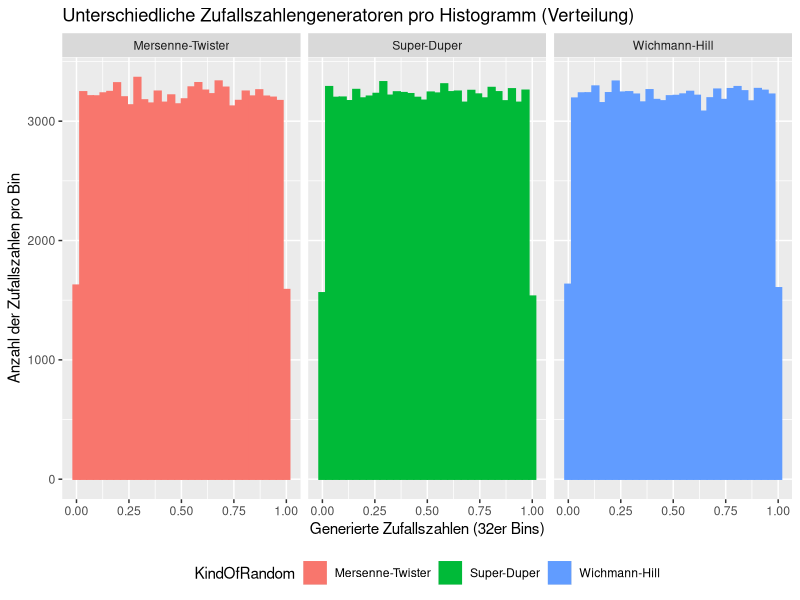

Source code (R):
## ---- chunk 1
library(ggplot2)
numberOfRandomNumbers <- 100000

RNGkind("Mersenne-Twister") # matches  "Mersenne-Twister"
datamt = data.frame(data = runif(numberOfRandomNumbers), KindOfRandom = "Mersenne-Twister")

RNGkind("Super") # matches  "Super-Duper"
datasd = data.frame(data = runif(numberOfRandomNumbers), KindOfRandom = "Super-Duper")

RNGkind("Wichmann-Hill") # matches  "Wichmann-Hill"
datawh = data.frame(data = runif(numberOfRandomNumbers), KindOfRandom = "Wichmann-Hill")

data <- rbind(datamt, datasd, datawh)

ggplot(data, aes(x = data, color = KindOfRandom, fill = KindOfRandom)) + 
  geom_histogram(bins = 32) + 
  facet_grid(~ KindOfRandom) +
  theme(legend.direction = "horizontal", 
        legend.position = "bottom",
        legend.box = "horizontal") +
  labs(title = "Unterschiedliche Zufallszahlengeneratoren pro Histogramm (Verteilung)",
  x = "Generierte Zufallszahlen (32er Bins)",
  y = "Anzahl der Zufallszahlen pro Bin")
## ---- chunk 2
#?RNG
## ---- chunk 3

## ---- chunk 4
# insert random R-code
# 
## ---- chunk 5
#options(expressions=100000)
# Berechnet die neue Zufallszahl
#PP.Coincidence.CalculateNumber <- function (randomNumber) {
#  first <- as.numeric(substr(randomNumber, 0, 5))
#  second <- as.numeric(substr(randomNumber, 6, 10))
#  
#  if(is.na(second) || second == 0) {
#    second <- bitwXor(first, as.numeric(substr(as.numeric(Sys.time()), 6, 10)))
#  }
#  return (first * second)
#}

# Rekursiver Aufrauf
#PP.Coincidence.Recursive <- function(numberOfRandomNumbers, randomNumber, randomList) {
#  if (numberOfRandomNumbers <=0 ) {
#    return( c() )
#  } else {
#    newRN <- PP.Coincidence.CalculateNumber(randomNumber)
#    return( c(Recall(numberOfRandomNumbers-1, newRN, randomList),newRN/10000000000) )
#  }
#}

# Initialaufruf mit einer Anzahl von Zufallszahlen
#PP.Coincidence <- function(numberOfRandomNumbers){
#  return (PP.Coincidence.Recursive(numberOfRandomNumbers, as.numeric(Sys.time()), c()))
#}
